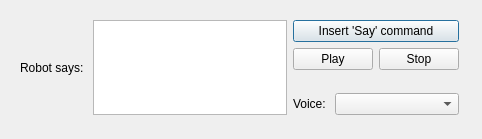
<?xml version="1.0" encoding="UTF-8"?>
<ui version="4.0">
 <class>soundDialog</class>
 <widget class="QDialog" name="soundDialog">
  <property name="geometry">
   <rect>
    <x>0</x>
    <y>0</y>
    <width>482</width>
    <height>139</height>
   </rect>
  </property>
  <property name="sizePolicy">
   <sizepolicy hsizetype="Preferred" vsizetype="Preferred">
    <horstretch>0</horstretch>
    <verstretch>0</verstretch>
   </sizepolicy>
  </property>
  <property name="minimumSize">
   <size>
    <width>0</width>
    <height>0</height>
   </size>
  </property>
  <property name="maximumSize">
   <size>
    <width>16777215</width>
    <height>16777215</height>
   </size>
  </property>
  <property name="windowTitle">
   <string>Dialog</string>
  </property>
  <widget class="QWidget" name="verticalLayoutWidget">
   <property name="geometry">
    <rect>
     <x>9</x>
     <y>9</y>
     <width>461</width>
     <height>117</height>
    </rect>
   </property>
   <layout class="QVBoxLayout" name="outerVBox">
    <item>
     <layout class="QHBoxLayout" name="labelEntryFieldControlsHBox">
      <item>
       <widget class="QLabel" name="label">
        <property name="text">
         <string>Robot says: </string>
        </property>
       </widget>
      </item>
      <item>
       <widget class="QPlainTextEdit" name="speechTextBox">
        <property name="sizePolicy">
         <sizepolicy hsizetype="Expanding" vsizetype="MinimumExpanding">
          <horstretch>0</horstretch>
          <verstretch>0</verstretch>
         </sizepolicy>
        </property>
        <property name="maximumSize">
         <size>
          <width>16777215</width>
          <height>16777215</height>
         </size>
        </property>
       </widget>
      </item>
      <item>
       <layout class="QVBoxLayout" name="insertSayAndPlayControlsVBox">
        <item>
         <widget class="QPushButton" name="speechInsertButton">
          <property name="text">
           <string>Insert 'Say' command</string>
          </property>
         </widget>
        </item>
        <item>
         <layout class="QHBoxLayout" name="playStopHBox">
          <item>
           <widget class="QPushButton" name="speechPlayButton">
            <property name="text">
             <string>Play</string>
            </property>
           </widget>
          </item>
          <item>
           <widget class="QPushButton" name="speechStopButton">
            <property name="text">
             <string>Stop</string>
            </property>
           </widget>
          </item>
         </layout>
        </item>
        <item>
         <spacer name="verticalSpacer">
          <property name="orientation">
           <enum>Qt::Vertical</enum>
          </property>
          <property name="sizeHint" stdset="0">
           <size>
            <width>20</width>
            <height>40</height>
           </size>
          </property>
         </spacer>
        </item>
        <item>
         <layout class="QHBoxLayout" name="horizontalLayout_2">
          <item>
           <widget class="QLabel" name="label_2">
            <property name="sizePolicy">
             <sizepolicy hsizetype="Minimum" vsizetype="Preferred">
              <horstretch>0</horstretch>
              <verstretch>0</verstretch>
             </sizepolicy>
            </property>
            <property name="text">
             <string>Voice: </string>
            </property>
           </widget>
          </item>
          <item>
           <widget class="QComboBox" name="voiceComboBox">
            <property name="sizePolicy">
             <sizepolicy hsizetype="MinimumExpanding" vsizetype="Fixed">
              <horstretch>0</horstretch>
              <verstretch>0</verstretch>
             </sizepolicy>
            </property>
           </widget>
          </item>
         </layout>
        </item>
       </layout>
      </item>
     </layout>
    </item>
   </layout>
  </widget>
 </widget>
 <layoutdefault spacing="6" margin="11"/>
 <resources/>
 <connections/>
</ui>
